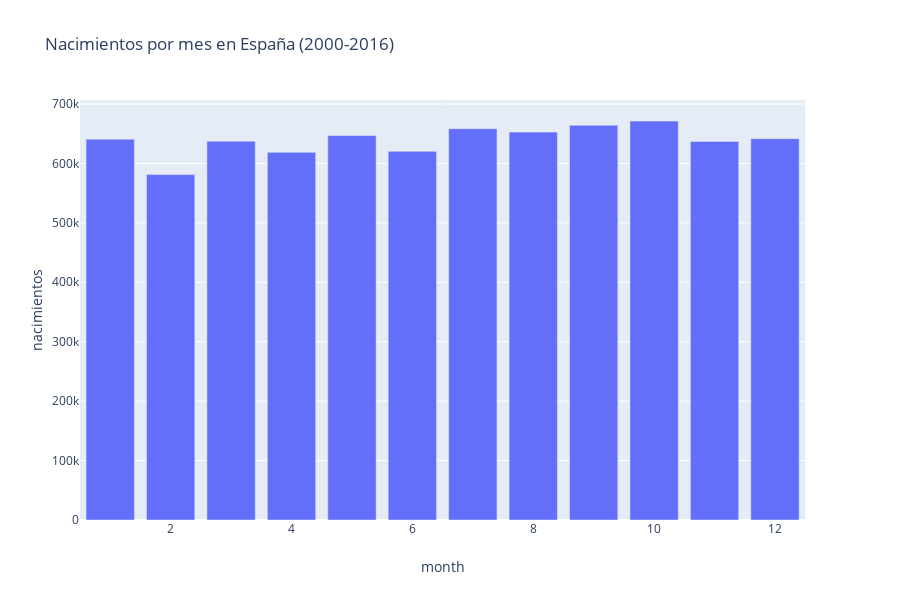

The code cell stored with this chart in its notebook:
### Code cell
fig = px.bar(df, x="month",
             y='nacimientos',
             title="Nacimientos por mes en España (2000-2016)"
            )

fig.show()

### Figure 1 — Plotly figure (JSON) as saved in the notebook; plotly's stock layout.template omitted (floating-point values rounded to 4 significant figures)
{"data": [{"alignmentgroup": "True", "hoverlabel": {"namelength": 0}, "hovertemplate": "month=%{x}<br>nacimientos=%{y}", "legendgroup": "", "marker": {"color": "#636efa"}, "name": "", "offsetgroup": "", "orientation": "v", "showlegend": false, "textposition": "auto", "type": "bar", "x": [1, 2, 3, 4, 5, 6, 7, 8, 9, 10, 11, 12], "xaxis": "x", "y": [640854, 581228, 637443, 618680, 647064, 620377, 658424, 652694, 664244, 671405, 637078, 641676], "yaxis": "y"}], "layout": {"barmode": "relative", "height": 600, "legend": {"tracegroupgap": 0}, "title": {"text": "Nacimientos por mes en España (2000-2016)"}, "xaxis": {"anchor": "y", "domain": [0, 0.98], "title": {"text": "month"}}, "yaxis": {"anchor": "x", "domain": [0, 1], "title": {"text": "nacimientos"}}}}
